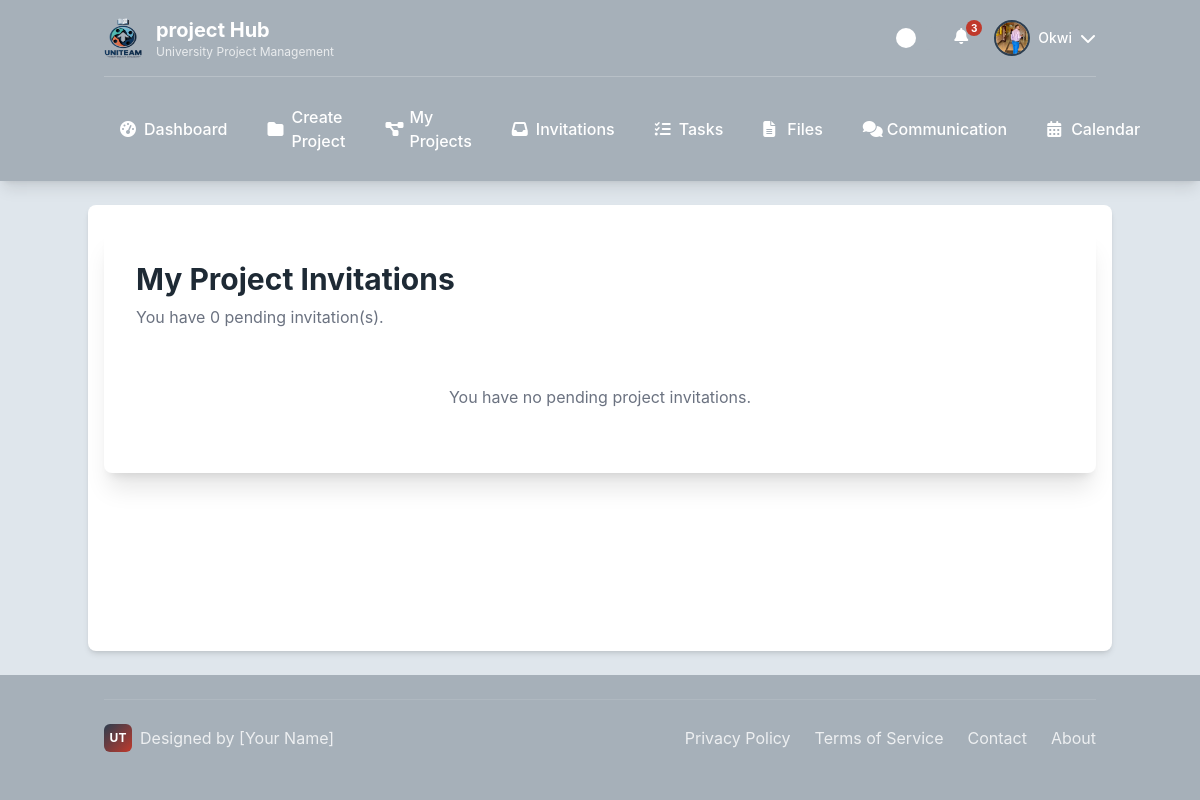
The page /projects/invitations/ (signed in) on the database as committed earlier.
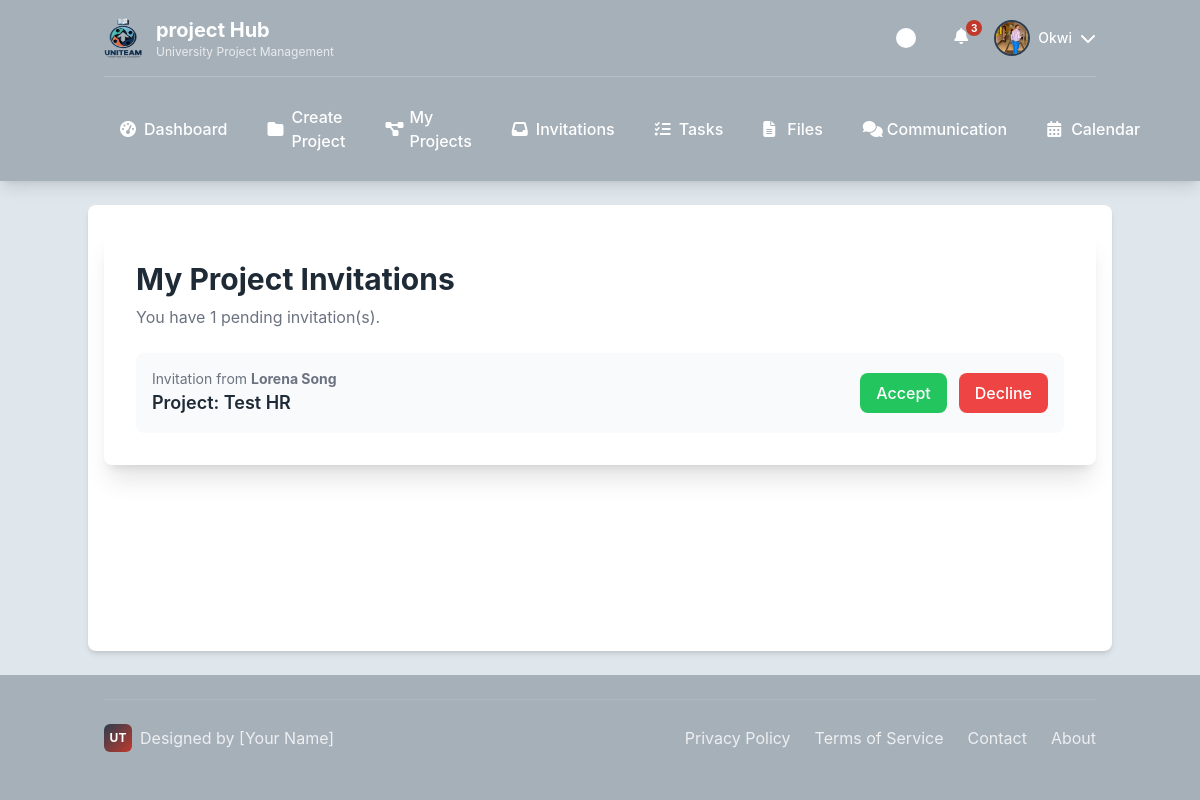
The same page on the database as committed later.
### projects/models.py (models this page shows, shortened)
class Invitation(models.Model):
    class Status(models.TextChoices):
        PENDING = 'PENDING', 'Pending'
        ACCEPTED = 'ACCEPTED', 'Accepted'
        DECLINED = 'DECLINED', 'Declined'
        EXPIRED = 'EXPIRED', 'Expired'
        CANCELLED = 'CANCELLED', 'Cancelled'
    project = models.ForeignKey(Project, on_delete=models.CASCADE, related_name='invitations')
    sender = models.ForeignKey(settings.AUTH_USER_MODEL, on_delete=models.CASCADE, related_name='sent_invitations')
    receiver = models.ForeignKey(settings.AUTH_USER_MODEL, on_delete=models.CASCADE, related_name='received_invitations')
    status = models.CharField(max_length=20, choices=Status.choices, default=Status.PENDING)
    sent_at = models.DateTimeField(auto_now_add=True)
    expires_at = models.DateTimeField(default=default_invitation_expiry)
    class Meta:
        unique_together = ('project', 'receiver')

class Project(models.Model):
    class LifecycleStatus(models.TextChoices):
        DRAFT = 'DRAFT', 'Draft'
        ACTIVE = 'ACTIVE', 'Active'
        SUBMITTED = 'SUBMITTED', 'Submitted'
        ARCHIVED = 'ARCHIVED', 'Archived'
    title = models.CharField(max_length=200)
    description = models.TextField()
    course_code = models.CharField(max_length=20, blank=True)
    deadline = models.DateField()
    lifecycle_status = models.CharField(
        max_length=20,
        choices=LifecycleStatus.choices,
        default=LifecycleStatus.ACTIVE,
    )
    supervisor = models.ForeignKey(
        settings.AUTH_USER_MODEL,
        on_delete=models.SET_NULL, null=True, blank=True,
        limit_choices_to={'role': 'LECTURER'}, related_name='supervised_projects'
    )
    template_used = models.ForeignKey(ProjectTemplate, on_delete=models.SET_NULL, null=True, blank=True)
    created_at = models.DateTimeField(auto_now_add=True)
    updated_at = models.DateTimeField(auto_now=True)
    class Meta:
        ordering = ['deadline', '-created_at']

### users/models.py (models this page shows)
class CustomUser(AbstractUser):
    class Role(models.TextChoices):
        ADMIN = "ADMIN", "Admin"
        LECTURER = "LECTURER", "Lecturer"
        STUDENT = "STUDENT", "Student"
    role = models.CharField(max_length=50, choices=Role.choices)
    avatar = models.ImageField(upload_to='avatars/', null=True, blank=True)
    is_approved = models.BooleanField(default=True)
    phone_number = models.CharField(max_length=20, blank=True)
    def get_full_name(self):
        return f"{self.first_name} {self.last_name}"

### projects/views.py (the view)
# urls.py: path('invitations/', views.view_invitations_view, name='view_invitations'),
@login_required
def view_invitations_view(request):
    invitations = Invitation.objects.filter(receiver=request.user, status=Invitation.Status.PENDING)
    return render(request, 'projects/view_invitations.html', {'invitations': invitations})

### templates/projects/view_invitations.html (shortened to what this page needs)
{% extends "base/base_student.html" %}
{% load static %}
{% block content %}
<div class="surface shadow-xl rounded-lg p-6 md:p-8">
    <h1 class="text-3xl font-bold mb-2">My Project Invitations</h1>
    <p class="text-gray-500 mb-6">You have {{ invitations|length }} pending invitation(s).</p>
    <div class="space-y-4">
        {% for inv in invitations %}
        <div class="bg-gray-50 dark:bg-gray-700 p-4 rounded-lg flex flex-col sm:flex-row justify-between sm:items-center gap-4">
            <div>
                <p class="text-sm text-gray-500">Invitation from <span class="font-bold">{{ inv.sender.get_full_name }}</span></p>
                <p class="text-lg font-semibold">Project: {{ inv.project.title }}</p>
            </div>
            <div class="flex items-center space-x-3 flex-shrink-0">
                <a href="{% url 'respond_to_invitation' inv.id 'accept' %}" class="btn bg-green-500 hover:bg-green-600 text-white py-2 px-4 rounded-lg">Accept</a>
                <a href="{% url 'respond_to_invitation' inv.id 'decline' %}" class="btn bg-red-500 hover:bg-red-600 text-white py-2 px-4 rounded-lg">Decline</a>
            </div>
        </div>
        {% empty %}
        <p class="text-center text-gray-500 py-8">You have no pending project invitations.</p>
        {% endfor %}
    </div>
</div>
{% endblock %}

Rows that differ between the two databases and show on the page:
added Invitation: sender.get_full_name "Lorena Song", project "Test HR"
Other text that changed with them:
{{ invitations|length }}: "0" → "1"
text no longer shown: "You have no pending project invitations."
